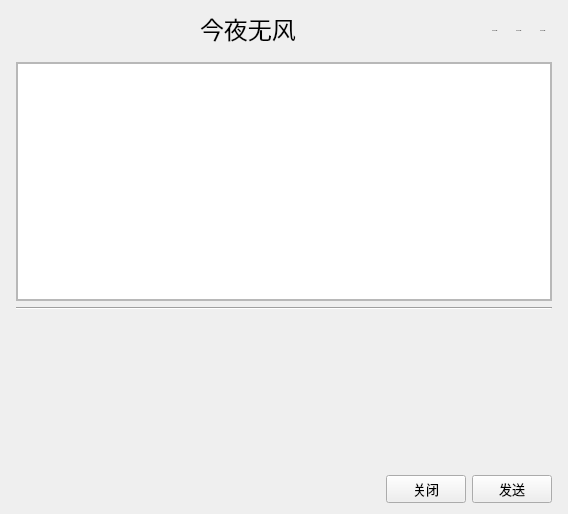
<?xml version="1.0" encoding="UTF-8"?>
<ui version="4.0">
 <class>Chat</class>
 <widget class="QWidget" name="Chat">
  <property name="geometry">
   <rect>
    <x>0</x>
    <y>0</y>
    <width>568</width>
    <height>514</height>
   </rect>
  </property>
  <property name="font">
   <font>
    <pointsize>5</pointsize>
   </font>
  </property>
  <property name="windowTitle">
   <string>Form</string>
  </property>
  <property name="windowIcon">
   <iconset resource="libres.qrc">
    <normaloff>:/lib/icon2505897252.png</normaloff>:/lib/icon2505897252.png</iconset>
  </property>
  <layout class="QVBoxLayout" name="verticalLayout_4">
   <property name="leftMargin">
    <number>16</number>
   </property>
   <property name="rightMargin">
    <number>16</number>
   </property>
   <item>
    <layout class="QHBoxLayout" name="horizontalLayout">
     <item>
      <spacer name="horizontalSpacer_2">
       <property name="orientation">
        <enum>Qt::Horizontal</enum>
       </property>
       <property name="sizeHint" stdset="0">
        <size>
         <width>40</width>
         <height>20</height>
        </size>
       </property>
      </spacer>
     </item>
     <item>
      <widget class="QLabel" name="label">
       <property name="font">
        <font>
         <pointsize>18</pointsize>
        </font>
       </property>
       <property name="text">
        <string>今夜无风</string>
       </property>
      </widget>
     </item>
     <item>
      <spacer name="horizontalSpacer_3">
       <property name="orientation">
        <enum>Qt::Horizontal</enum>
       </property>
       <property name="sizeHint" stdset="0">
        <size>
         <width>40</width>
         <height>20</height>
        </size>
       </property>
      </spacer>
     </item>
     <item>
      <widget class="QToolButton" name="toolButton">
       <property name="text">
        <string>...</string>
       </property>
       <property name="icon">
        <iconset resource="libres.qrc">
         <normaloff>:/lib/zuixiaohua.png</normaloff>:/lib/zuixiaohua.png</iconset>
       </property>
       <property name="autoRaise">
        <bool>true</bool>
       </property>
      </widget>
     </item>
     <item>
      <widget class="QToolButton" name="toolButton_2">
       <property name="text">
        <string>...</string>
       </property>
       <property name="icon">
        <iconset resource="libres.qrc">
         <normaloff>:/lib/max.png</normaloff>:/lib/max.png</iconset>
       </property>
       <property name="autoRaise">
        <bool>true</bool>
       </property>
      </widget>
     </item>
     <item>
      <widget class="QToolButton" name="toolButton_3">
       <property name="text">
        <string>...</string>
       </property>
       <property name="icon">
        <iconset resource="libres.qrc">
         <normaloff>:/lib/guanbi.png</normaloff>:/lib/guanbi.png</iconset>
       </property>
       <property name="autoRaise">
        <bool>true</bool>
       </property>
      </widget>
     </item>
    </layout>
   </item>
   <item>
    <spacer name="verticalSpacer">
     <property name="orientation">
      <enum>Qt::Vertical</enum>
     </property>
     <property name="sizeType">
      <enum>QSizePolicy::Fixed</enum>
     </property>
     <property name="sizeHint" stdset="0">
      <size>
       <width>20</width>
       <height>10</height>
      </size>
     </property>
    </spacer>
   </item>
   <item>
    <layout class="QVBoxLayout" name="verticalLayout_2">
     <item>
      <widget class="QScrollArea" name="scrollArea">
       <property name="widgetResizable">
        <bool>true</bool>
       </property>
       <widget class="QWidget" name="scrollAreaWidgetContents">
        <property name="geometry">
         <rect>
          <x>0</x>
          <y>0</y>
          <width>532</width>
          <height>241</height>
         </rect>
        </property>
        <layout class="QVBoxLayout" name="verticalLayout_5">
         <property name="leftMargin">
          <number>0</number>
         </property>
         <property name="topMargin">
          <number>0</number>
         </property>
         <property name="rightMargin">
          <number>0</number>
         </property>
         <property name="bottomMargin">
          <number>0</number>
         </property>
         <item>
          <widget class="QPlainTextEdit" name="plainTextEdit">
           <property name="font">
            <font>
             <pointsize>12</pointsize>
            </font>
           </property>
           <property name="readOnly">
            <bool>true</bool>
           </property>
          </widget>
         </item>
        </layout>
       </widget>
      </widget>
     </item>
    </layout>
   </item>
   <item>
    <layout class="QVBoxLayout" name="verticalLayout_3">
     <item>
      <widget class="Line" name="line">
       <property name="orientation">
        <enum>Qt::Horizontal</enum>
       </property>
      </widget>
     </item>
    </layout>
   </item>
   <item>
    <layout class="QVBoxLayout" name="verticalLayout">
     <item>
      <widget class="QLineEdit" name="lineEdit">
       <property name="minimumSize">
        <size>
         <width>0</width>
         <height>153</height>
        </size>
       </property>
       <property name="font">
        <font>
         <pointsize>12</pointsize>
        </font>
       </property>
       <property name="styleSheet">
        <string notr="true">background-color:transparent;
border-width:0;
border-style:outset;</string>
       </property>
       <property name="text">
        <string/>
       </property>
       <property name="alignment">
        <set>Qt::AlignLeading|Qt::AlignLeft|Qt::AlignTop</set>
       </property>
      </widget>
     </item>
     <item>
      <layout class="QHBoxLayout" name="horizontalLayout_2">
       <item>
        <spacer name="horizontalSpacer">
         <property name="orientation">
          <enum>Qt::Horizontal</enum>
         </property>
         <property name="sizeHint" stdset="0">
          <size>
           <width>40</width>
           <height>20</height>
          </size>
         </property>
        </spacer>
       </item>
       <item>
        <widget class="QPushButton" name="pushButton_4">
         <property name="font">
          <font>
           <pointsize>10</pointsize>
          </font>
         </property>
         <property name="text">
          <string>关闭</string>
         </property>
         <property name="shortcut">
          <string>Alt+C</string>
         </property>
        </widget>
       </item>
       <item>
        <widget class="QPushButton" name="pushButton_3">
         <property name="font">
          <font>
           <pointsize>10</pointsize>
          </font>
         </property>
         <property name="text">
          <string>发送</string>
         </property>
         <property name="shortcut">
          <string>Return</string>
         </property>
         <property name="autoDefault">
          <bool>true</bool>
         </property>
        </widget>
       </item>
      </layout>
     </item>
    </layout>
   </item>
  </layout>
 </widget>
 <tabstops>
  <tabstop>lineEdit</tabstop>
  <tabstop>pushButton_3</tabstop>
  <tabstop>pushButton_4</tabstop>
  <tabstop>plainTextEdit</tabstop>
  <tabstop>scrollArea</tabstop>
  <tabstop>toolButton</tabstop>
  <tabstop>toolButton_2</tabstop>
  <tabstop>toolButton_3</tabstop>
 </tabstops>
 <resources>
  <include location="libres.qrc"/>
 </resources>
 <connections/>
</ui>
